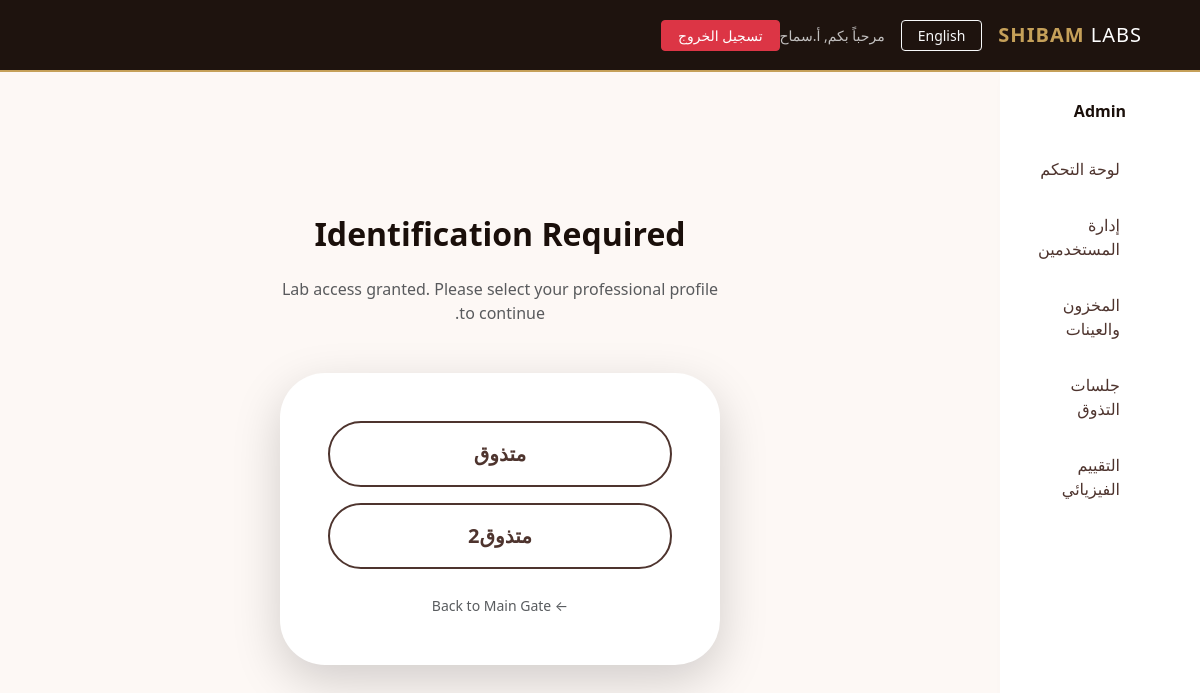
The page /cupper-selection (signed in) on the database its author committed.
### models.py (models this page shows)
class User(db.Model, UserMixin):
    id = db.Column(db.Integer, primary_key=True)
    username = db.Column(db.String(50), unique=True, nullable=False)
    email = db.Column(db.String(120), unique=True, nullable=False)
    password_hash = db.Column(db.String(128), nullable=False)
    full_name = db.Column(db.String(100))
    role = db.Column(db.String(20), nullable=False) # Admin, RoastManager, Cupper
    is_active = db.Column(db.Boolean, default=True)

### app.py (the view, shortened to what this page needs)
@app.route('/cupper-selection', methods=['GET', 'POST'])
def cupper_selection():
    if not session.get('lab_verified'):
        return redirect(url_for('welcome'))
    cuppers = User.query.filter_by(role='Cupper', is_active=True).all()
    return render_template('cupper_selection.html', cuppers=cuppers, t=get_translations(session['lang']))

### app.py (called while the page is built)
@login_manager.user_loader
def load_user(user_id):
    return User.query.get(int(user_id))

@app.before_request
def set_lang():
    if 'lang' not in session:
        session['lang'] = 'ar'

### templates/cupper_selection.html (shortened to what this page needs)
{% extends "layout.html" %}
{% block content %}
<div class="row justify-content-center align-items-center" style="min-height: 80vh;">
    <div class="col-md-6 text-center">
        <h2 class="fw-bold mb-4" style="color: var(--espresso);">Identification Required</h2>
        <p class="text-muted mb-5">Lab access granted. Please select your professional profile to continue.</p>
        <div class="card p-5 border-0 shadow-lg" style="border-radius: 45px;">
            <form method="POST">
                <div class="row g-3">
                    {% for c in cuppers %}
                    <div class="col-12">
                        <button type="submit" name="cupper_id" value="{{ c.id }}"
                            class="btn btn-outline-coffee w-100 py-3 rounded-pill fs-5 fw-bold hover-lift">
                            {{ c.full_name }}
                        </button>
                    </div>
                    {% endfor %}
                </div>
            </form>
            <div class="mt-4">
                <a href="{{ url_for('welcome') }}" class="text-muted small text-decoration-none">← Back to Main Gate</a>
            </div>
        </div>
    </div>
</div>
{% endblock %}

### templates/layout.html (shortened to what this page needs)
<!DOCTYPE html>
<html lang="{{ session.get('lang', 'ar') }}" dir="{{ t.dir }}">
<head>
    <link href="https://cdn.jsdelivr.net/npm/bootstrap@5.3.0/dist/css/bootstrap.min.css" rel="stylesheet">
</head>
<body>
    <nav class="navbar navbar-expand-lg sticky-top">
        <div class="container">
            <a class="navbar-brand" href="/">SHIBAM <span style="color:white; font-weight:300;">LABS</span></a>
            <div class="ms-auto d-flex align-items-center">
                <a href="{{ url_for('toggle_lang') }}" class="btn btn-outline-light btn-sm me-3 px-3">{{ t.lang_toggle
                    }}</a>
                {% if current_user.is_authenticated %}
                <span class="text-light opacity-75 small me-3">{{ t.welcome }}, {{ current_user.full_name }}</span>
                <a href="{{ url_for('logout') }}" class="btn btn-sm btn-danger px-3">{{ t.logout }}</a>
                {% endif %}
            </div>
        </div>
    </nav>
    <div class="container-fluid">
        <div class="row">
            {% if current_user.is_authenticated %}
            <div class="col-md-2 d-none d-md-block sidebar">
                <div class="mb-4 text-center">
                    <h6 class="fw-bold">{{ current_user.role }}</h6>
                </div>
                <ul class="nav nav-pills flex-column">
                    <li class="nav-item"><a class="nav-link {{ 'active' if request.endpoint == 'index' }}" href="/">{{
                            t.dashboard }}</a></li>
                    {% if current_user.role == 'Admin' %}
                    <li class="nav-item"><a class="nav-link {{ 'active' if request.endpoint == 'admin_users' }}"
                            href="{{ url_for('admin_users') }}">{{ t.manage_users if t.manage_users else 'Users'
                            }}</a></li>
                    <li class="nav-item"><a class="nav-link {{ 'active' if request.endpoint == 'admin_samples' }}"
                            href="{{ url_for('admin_samples') }}">{{ t.samples }}</a></li>
                    <li class="nav-item"><a class="nav-link {{ 'active' if request.endpoint == 'admin_sessions' }}"
                            href="{{ url_for('admin_sessions') }}">{{ t.sessions }}</a></li>
                    {% endif %}
                    {% if current_user.role in ['Admin', 'RoastManager'] %}
                    <li class="nav-item"><a class="nav-link {{ 'active' if request.endpoint == 'physical_grading' }}"
                            href="{{ url_for('physical_grading') }}">{{ t.physical }}</a></li>
                    {% endif %}
                </ul>
            </div>
            {% endif %}
            <div class="col-{% if current_user.is_authenticated %}md-10{% else %}12{% endif %} p-lg-5 p-4">
                {% block content %}{% endblock %}
            </div>
        </div>
    </div>
</body>
</html>

### templates/layout.html (style rules this page uses)
:root { --espresso: #1A0F0A; --roasted: #4E342E; --latte: #A67C52; --silk-cream: #FDF8F5; --gold-accent: #C5A059; --soft-shadow: 0 10px 30px rgba(0, 0, 0, 0.08); }
.navbar { background: rgba(26, 15, 10, 0.98) !important; backdrop-filter: blur(10px); padding: 15px 0; border-bottom: 2px solid var(--gold-accent); }
.navbar-brand { font-weight: 700; letter-spacing: 1px; color: var(--gold-accent) !important; }
.sidebar { background: white; min-height: calc(100vh - 75px); padding: 30px 20px; box-shadow: 4px 0 15px rgba(0, 0, 0, 0.02); }
.nav-pills .nav-link { color: var(--roasted); font-weight: 500; padding: 12px 20px; border-radius: 12px; margin-bottom: 8px; transition: 0.3s; }
.card { border: none; border-radius: 20px; box-shadow: var(--soft-shadow); transition: transform 0.3s ease; }

### templates/cupper_selection.html (style rules this page uses)
.btn-outline-coffee { color: var(--roasted); border: 2px solid var(--roasted); }
.hover-lift { transition: transform 0.2s ease; }

### rows shown on the page
User: full_name "أ.سماح", role "Admin"
User: {{ c.id }} 7 (drawn), full_name "متذوق"
User: {{ c.id }} 8 (drawn), full_name "متذوق2"

### other values the page prints
{{ t.lang_toggle }} "English"
{{ t.welcome }} "مرحباً بكم"
{{ t.logout }} "تسجيل الخروج"
{{ t.dashboard }} "لوحة التحكم"
{{ t.manage_users if t.manage_users else 'Users' }} "إدارة المستخدمين"
{{ t.samples }} "المخزون والعينات"
{{ t.sessions }} "جلسات التذوق"
{{ t.physical }} "التقييم الفيزيائي"
